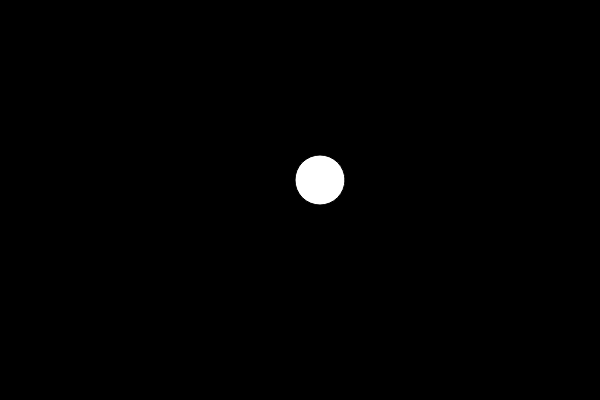
Frame 1 (no input)
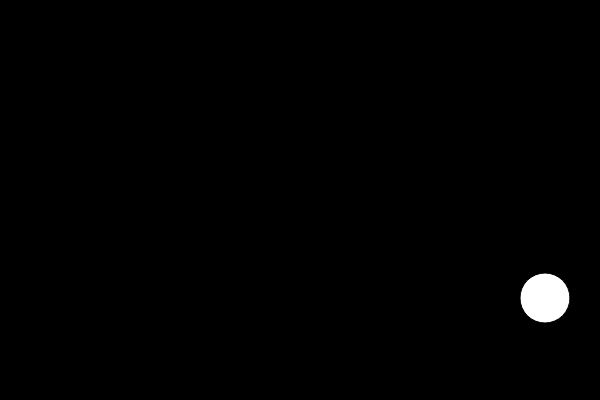
Frame 60 (no input)
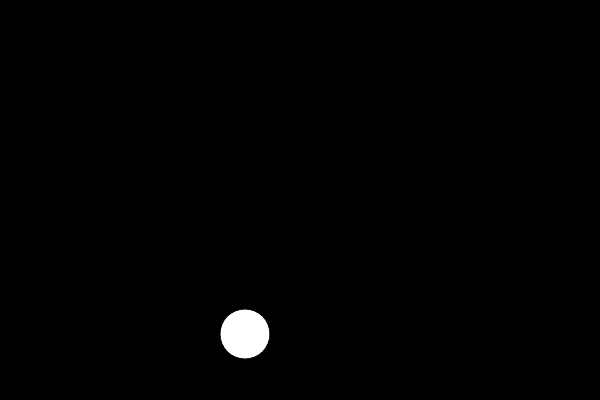
Frame 120 (the mouse pressed at the canvas centre since frame 60)

The p5.js sketch that drew these frames (run headless with seeded random() and noise() and a simulated clock; from frame 60 on, the mouse is pressed at the canvas centre):

// p5.js sketch
// ── sketch.js
let x = 320;
let y = 180;
let xspeed = 5;
let yspeed = 2;


let r = 25;

function setup() {
  createCanvas(600, 400);
}

function draw() {
  background(0);

   ellipse(x, y, r*2, r*2);
  x += xspeed;
  y += yspeed;
  if (x > width - r || x < r) {
    xspeed = -xspeed;
  }
  if (y > height - r || y < r) {
    yspeed = -yspeed;
  }
 
}
